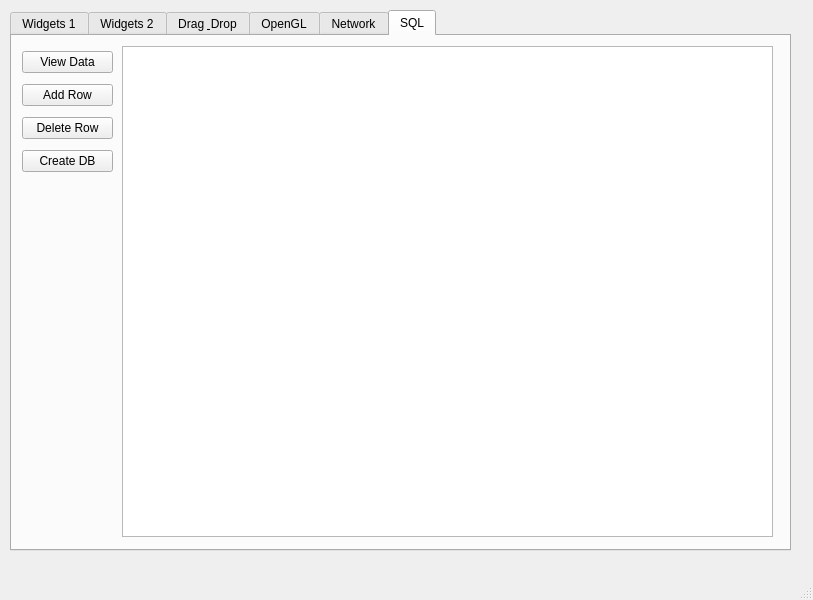
<?xml version="1.0" encoding="UTF-8"?>
<ui version="4.0">
 <class>MainWindow</class>
 <widget class="QMainWindow" name="MainWindow">
  <property name="geometry">
   <rect>
    <x>0</x>
    <y>0</y>
    <width>813</width>
    <height>600</height>
   </rect>
  </property>
  <property name="windowTitle">
   <string>MainWindow</string>
  </property>
  <widget class="QWidget" name="centralwidget">
   <widget class="QTabWidget" name="tabWidget">
    <property name="geometry">
     <rect>
      <x>10</x>
      <y>10</y>
      <width>781</width>
      <height>541</height>
     </rect>
    </property>
    <property name="statusTip">
     <string/>
    </property>
    <property name="currentIndex">
     <number>5</number>
    </property>
    <widget class="QWidget" name="tab">
     <attribute name="title">
      <string>Widgets 1</string>
     </attribute>
     <widget class="QWidget" name="verticalLayoutWidget">
      <property name="geometry">
       <rect>
        <x>10</x>
        <y>10</y>
        <width>761</width>
        <height>501</height>
       </rect>
      </property>
      <layout class="QVBoxLayout" name="verticalLayout">
       <item>
        <widget class="QTabWidget" name="tabWidget_2">
         <property name="currentIndex">
          <number>0</number>
         </property>
         <widget class="QWidget" name="tab_3">
          <attribute name="title">
           <string>Tree</string>
          </attribute>
          <widget class="QWidget" name="verticalLayoutWidget_2">
           <property name="geometry">
            <rect>
             <x>0</x>
             <y>0</y>
             <width>751</width>
             <height>471</height>
            </rect>
           </property>
           <layout class="QVBoxLayout" name="verticalLayout_2">
            <item>
             <widget class="QTreeWidget" name="treeWidget">
              <column>
               <property name="text">
                <string>Header 1</string>
               </property>
              </column>
              <column>
               <property name="text">
                <string>New Column</string>
               </property>
              </column>
              <item>
               <property name="text">
                <string>Item1</string>
               </property>
               <item>
                <property name="text">
                 <string>Subitem1</string>
                </property>
               </item>
              </item>
             </widget>
            </item>
           </layout>
          </widget>
         </widget>
         <widget class="QWidget" name="tab_4">
          <attribute name="title">
           <string>Calendar</string>
          </attribute>
          <widget class="QDateEdit" name="dateEdit">
           <property name="geometry">
            <rect>
             <x>10</x>
             <y>10</y>
             <width>741</width>
             <height>22</height>
            </rect>
           </property>
           <property name="alignment">
            <set>Qt::AlignCenter</set>
           </property>
          </widget>
          <widget class="QCalendarWidget" name="calendarWidget">
           <property name="geometry">
            <rect>
             <x>10</x>
             <y>40</y>
             <width>741</width>
             <height>421</height>
            </rect>
           </property>
          </widget>
         </widget>
        </widget>
       </item>
      </layout>
     </widget>
    </widget>
    <widget class="QWidget" name="tab_2">
     <attribute name="title">
      <string>Widgets 2</string>
     </attribute>
     <widget class="QGroupBox" name="groupBox">
      <property name="geometry">
       <rect>
        <x>10</x>
        <y>10</y>
        <width>371</width>
        <height>181</height>
       </rect>
      </property>
      <property name="title">
       <string>Choose Option</string>
      </property>
      <widget class="QWidget" name="layoutWidget">
       <property name="geometry">
        <rect>
         <x>10</x>
         <y>40</y>
         <width>128</width>
         <height>76</height>
        </rect>
       </property>
       <layout class="QVBoxLayout" name="verticalLayout_3">
        <item>
         <widget class="QRadioButton" name="radioButton_3">
          <property name="statusTip">
           <string>This is the default option</string>
          </property>
          <property name="text">
           <string>Default</string>
          </property>
          <property name="checked">
           <bool>true</bool>
          </property>
         </widget>
        </item>
        <item>
         <widget class="QRadioButton" name="radioButton_2">
          <property name="statusTip">
           <string>Click to reset the Progress bar</string>
          </property>
          <property name="text">
           <string>Reset Progresbar</string>
          </property>
         </widget>
        </item>
        <item>
         <widget class="QRadioButton" name="radioButton">
          <property name="statusTip">
           <string>This is Option 2</string>
          </property>
          <property name="text">
           <string>Option 2</string>
          </property>
         </widget>
        </item>
       </layout>
      </widget>
     </widget>
     <widget class="QGroupBox" name="groupBox_2">
      <property name="geometry">
       <rect>
        <x>390</x>
        <y>10</y>
        <width>371</width>
        <height>181</height>
       </rect>
      </property>
      <property name="title">
       <string>Move the Dial</string>
      </property>
      <widget class="QDial" name="dial">
       <property name="geometry">
        <rect>
         <x>30</x>
         <y>30</y>
         <width>101</width>
         <height>101</height>
        </rect>
       </property>
      </widget>
      <widget class="QLCDNumber" name="lcdNumber">
       <property name="geometry">
        <rect>
         <x>210</x>
         <y>30</y>
         <width>121</width>
         <height>111</height>
        </rect>
       </property>
       <property name="digitCount">
        <number>2</number>
       </property>
      </widget>
     </widget>
     <widget class="QProgressBar" name="progressBar">
      <property name="geometry">
       <rect>
        <x>10</x>
        <y>470</y>
        <width>751</width>
        <height>23</height>
       </rect>
      </property>
      <property name="value">
       <number>24</number>
      </property>
     </widget>
     <widget class="QFontComboBox" name="fontComboBox">
      <property name="geometry">
       <rect>
        <x>20</x>
        <y>210</y>
        <width>361</width>
        <height>22</height>
       </rect>
      </property>
     </widget>
     <widget class="QLabel" name="label">
      <property name="geometry">
       <rect>
        <x>20</x>
        <y>230</y>
        <width>361</width>
        <height>231</height>
       </rect>
      </property>
      <property name="text">
       <string/>
      </property>
     </widget>
    </widget>
    <widget class="QWidget" name="tab_7">
     <attribute name="title">
      <string>Drag &amp; Drop</string>
     </attribute>
    </widget>
    <widget class="QWidget" name="tab_gl">
     <attribute name="title">
      <string>OpenGL</string>
     </attribute>
     <widget class="QFrame" name="frame_gl">
      <property name="geometry">
       <rect>
        <x>120</x>
        <y>10</y>
        <width>300</width>
        <height>300</height>
       </rect>
      </property>
      <property name="frameShape">
       <enum>QFrame::StyledPanel</enum>
      </property>
      <property name="frameShadow">
       <enum>QFrame::Raised</enum>
      </property>
     </widget>
    </widget>
    <widget class="QWidget" name="tab_8">
     <attribute name="title">
      <string>Network</string>
     </attribute>
     <widget class="QGroupBox" name="groupBox_3">
      <property name="geometry">
       <rect>
        <x>20</x>
        <y>20</y>
        <width>311</width>
        <height>401</height>
       </rect>
      </property>
      <property name="title">
       <string>Client 1</string>
      </property>
      <widget class="QWidget" name="verticalLayoutWidget_3">
       <property name="geometry">
        <rect>
         <x>10</x>
         <y>20</y>
         <width>291</width>
         <height>371</height>
        </rect>
       </property>
       <layout class="QVBoxLayout" name="verticalLayout_4">
        <item>
         <widget class="QTextEdit" name="textEdit"/>
        </item>
        <item>
         <widget class="QLineEdit" name="lineEdit"/>
        </item>
        <item>
         <widget class="QPushButton" name="pushButton">
          <property name="text">
           <string>Connect to Server</string>
          </property>
         </widget>
        </item>
       </layout>
      </widget>
     </widget>
     <widget class="QGroupBox" name="groupBox_4">
      <property name="geometry">
       <rect>
        <x>440</x>
        <y>20</y>
        <width>311</width>
        <height>401</height>
       </rect>
      </property>
      <property name="title">
       <string>Client 2</string>
      </property>
      <widget class="QWidget" name="verticalLayoutWidget_4">
       <property name="geometry">
        <rect>
         <x>10</x>
         <y>20</y>
         <width>291</width>
         <height>371</height>
        </rect>
       </property>
       <layout class="QVBoxLayout" name="verticalLayout_5">
        <item>
         <widget class="QTextEdit" name="textEdit_2"/>
        </item>
        <item>
         <widget class="QLineEdit" name="lineEdit_2"/>
        </item>
        <item>
         <widget class="QPushButton" name="pushButton_2">
          <property name="text">
           <string>Connect to Server</string>
          </property>
         </widget>
        </item>
       </layout>
      </widget>
     </widget>
     <widget class="QWidget" name="verticalLayoutWidget_5">
      <property name="geometry">
       <rect>
        <x>340</x>
        <y>30</y>
        <width>95</width>
        <height>391</height>
       </rect>
      </property>
      <layout class="QVBoxLayout" name="verticalLayout_6">
       <item>
        <widget class="QPushButton" name="pushButton_3">
         <property name="text">
          <string>Start Server</string>
         </property>
        </widget>
       </item>
      </layout>
     </widget>
    </widget>
    <widget class="QWidget" name="tab_9">
     <attribute name="title">
      <string>SQL</string>
     </attribute>
     <widget class="QWidget" name="verticalLayoutWidget_6">
      <property name="geometry">
       <rect>
        <x>10</x>
        <y>10</y>
        <width>91</width>
        <height>135</height>
       </rect>
      </property>
      <layout class="QVBoxLayout" name="verticalLayout_7">
       <item>
        <widget class="QPushButton" name="pushButton_4">
         <property name="text">
          <string>View Data</string>
         </property>
        </widget>
       </item>
       <item>
        <widget class="QPushButton" name="pushButton_5">
         <property name="text">
          <string>Add Row</string>
         </property>
        </widget>
       </item>
       <item>
        <widget class="QPushButton" name="pushButton_6">
         <property name="text">
          <string>Delete Row</string>
         </property>
        </widget>
       </item>
       <item>
        <widget class="QPushButton" name="pushButton_7">
         <property name="text">
          <string>Create DB</string>
         </property>
        </widget>
       </item>
      </layout>
     </widget>
     <widget class="QTextEdit" name="textEdit_3">
      <property name="geometry">
       <rect>
        <x>110</x>
        <y>10</y>
        <width>651</width>
        <height>491</height>
       </rect>
      </property>
     </widget>
    </widget>
   </widget>
  </widget>
  <widget class="QMenuBar" name="menubar">
   <property name="geometry">
    <rect>
     <x>0</x>
     <y>0</y>
     <width>813</width>
     <height>26</height>
    </rect>
   </property>
  </widget>
  <widget class="QStatusBar" name="statusbar"/>
 </widget>
 <resources/>
 <connections>
  <connection>
   <sender>fontComboBox</sender>
   <signal>activated(QString)</signal>
   <receiver>label</receiver>
   <slot>setText(QString)</slot>
   <hints>
    <hint type="sourcelabel">
     <x>54</x>
     <y>278</y>
    </hint>
    <hint type="destinationlabel">
     <x>51</x>
     <y>373</y>
    </hint>
   </hints>
  </connection>
  <connection>
   <sender>groupBox</sender>
   <signal>clicked()</signal>
   <receiver>progressBar</receiver>
   <slot>reset()</slot>
   <hints>
    <hint type="sourcelabel">
     <x>70</x>
     <y>159</y>
    </hint>
    <hint type="destinationlabel">
     <x>120</x>
     <y>545</y>
    </hint>
   </hints>
  </connection>
  <connection>
   <sender>dial</sender>
   <signal>valueChanged(int)</signal>
   <receiver>lcdNumber</receiver>
   <slot>display(int)</slot>
   <hints>
    <hint type="sourcelabel">
     <x>501</x>
     <y>130</y>
    </hint>
    <hint type="destinationlabel">
     <x>690</x>
     <y>139</y>
    </hint>
   </hints>
  </connection>
 </connections>
</ui>
